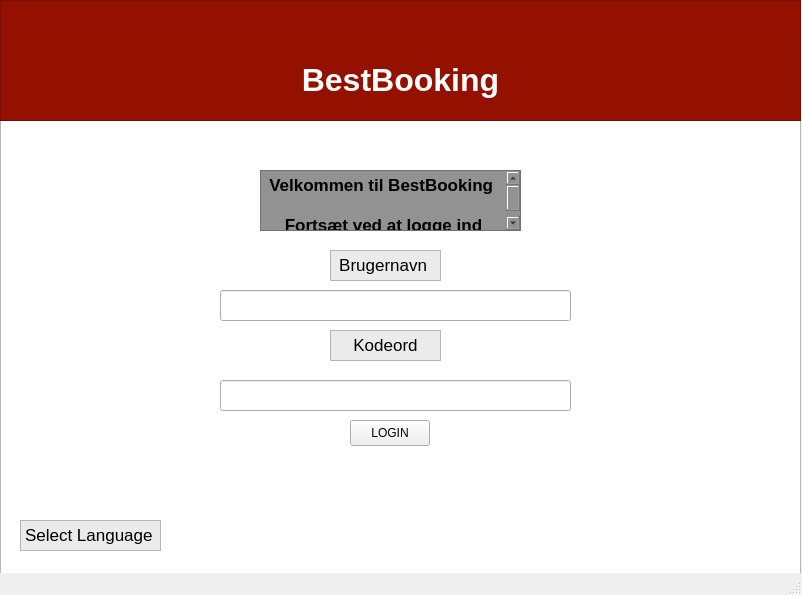
<?xml version="1.0" encoding="UTF-8"?>
<ui version="4.0">
 <class>Window2_2</class>
 <widget class="QMainWindow" name="Window2_2">
  <property name="geometry">
   <rect>
    <x>0</x>
    <y>0</y>
    <width>802</width>
    <height>595</height>
   </rect>
  </property>
  <property name="windowTitle">
   <string>MainWindow</string>
  </property>
  <widget class="QWidget" name="centralwidget">
   <widget class="QTextEdit" name="Window2">
    <property name="geometry">
     <rect>
      <x>0</x>
      <y>0</y>
      <width>801</width>
      <height>591</height>
     </rect>
    </property>
   </widget>
   <widget class="QTextEdit" name="textEdit_2">
    <property name="geometry">
     <rect>
      <x>0</x>
      <y>0</y>
      <width>801</width>
      <height>121</height>
     </rect>
    </property>
    <property name="styleSheet">
     <string notr="true">background-color: rgb(148, 17, 0);</string>
    </property>
    <property name="html">
     <string>&lt;!DOCTYPE HTML PUBLIC &quot;-//W3C//DTD HTML 4.0//EN&quot; &quot;http://www.w3.org/TR/REC-html40/strict.dtd&quot;&gt;
&lt;html&gt;&lt;head&gt;&lt;meta name=&quot;qrichtext&quot; content=&quot;1&quot; /&gt;&lt;meta charset=&quot;utf-8&quot; /&gt;&lt;style type=&quot;text/css&quot;&gt;
p, li { white-space: pre-wrap; }
&lt;/style&gt;&lt;/head&gt;&lt;body style=&quot; font-family:'.AppleSystemUIFont'; font-size:13pt; font-weight:400; font-style:normal;&quot;&gt;
&lt;p align=&quot;center&quot; style=&quot;-qt-paragraph-type:empty; margin-top:0px; margin-bottom:0px; margin-left:0px; margin-right:0px; -qt-block-indent:0; text-indent:0px;&quot;&gt;&lt;br /&gt;&lt;/p&gt;
&lt;p align=&quot;center&quot; style=&quot;-qt-paragraph-type:empty; margin-top:0px; margin-bottom:0px; margin-left:0px; margin-right:0px; -qt-block-indent:0; text-indent:0px; font-size:24pt; font-weight:700; color:#ffffff;&quot;&gt;&lt;br /&gt;&lt;/p&gt;
&lt;p align=&quot;center&quot; style=&quot; margin-top:0px; margin-bottom:0px; margin-left:0px; margin-right:0px; -qt-block-indent:0; text-indent:0px;&quot;&gt;&lt;span style=&quot; font-size:24pt; font-weight:700; color:#ffffff;&quot;&gt;BestBooking&lt;/span&gt;&lt;/p&gt;&lt;/body&gt;&lt;/html&gt;</string>
    </property>
   </widget>
   <widget class="QPushButton" name="pushButton_2">
    <property name="geometry">
     <rect>
      <x>350</x>
      <y>420</y>
      <width>80</width>
      <height>26</height>
     </rect>
    </property>
    <property name="text">
     <string>LOGIN</string>
    </property>
   </widget>
   <widget class="QTextEdit" name="textEdit_4">
    <property name="geometry">
     <rect>
      <x>260</x>
      <y>170</y>
      <width>261</width>
      <height>61</height>
     </rect>
    </property>
    <property name="styleSheet">
     <string notr="true">background-color: rgb(146, 146, 146);</string>
    </property>
    <property name="html">
     <string>&lt;!DOCTYPE HTML PUBLIC &quot;-//W3C//DTD HTML 4.0//EN&quot; &quot;http://www.w3.org/TR/REC-html40/strict.dtd&quot;&gt;
&lt;html&gt;&lt;head&gt;&lt;meta name=&quot;qrichtext&quot; content=&quot;1&quot; /&gt;&lt;meta charset=&quot;utf-8&quot; /&gt;&lt;style type=&quot;text/css&quot;&gt;
p, li { white-space: pre-wrap; }
&lt;/style&gt;&lt;/head&gt;&lt;body style=&quot; font-family:'.AppleSystemUIFont'; font-size:13pt; font-weight:400; font-style:normal;&quot;&gt;
&lt;p align=&quot;center&quot; style=&quot; margin-top:0px; margin-bottom:0px; margin-left:0px; margin-right:0px; -qt-block-indent:0; text-indent:0px;&quot;&gt;&lt;span style=&quot; font-weight:700;&quot;&gt;Velkommen til BestBooking &lt;/span&gt;&lt;/p&gt;
&lt;p align=&quot;center&quot; style=&quot;-qt-paragraph-type:empty; margin-top:0px; margin-bottom:0px; margin-left:0px; margin-right:0px; -qt-block-indent:0; text-indent:0px; font-weight:700;&quot;&gt;&lt;br /&gt;&lt;/p&gt;
&lt;p align=&quot;center&quot; style=&quot; margin-top:0px; margin-bottom:0px; margin-left:0px; margin-right:0px; -qt-block-indent:0; text-indent:0px;&quot;&gt;&lt;span style=&quot; font-weight:700;&quot;&gt;Fortsæt ved at logge ind&lt;/span&gt;&lt;/p&gt;&lt;/body&gt;&lt;/html&gt;</string>
    </property>
   </widget>
   <widget class="QTextBrowser" name="textBrowser">
    <property name="geometry">
     <rect>
      <x>330</x>
      <y>250</y>
      <width>111</width>
      <height>31</height>
     </rect>
    </property>
    <property name="styleSheet">
     <string notr="true">background-color: rgb(235, 235, 235);</string>
    </property>
    <property name="html">
     <string>&lt;!DOCTYPE HTML PUBLIC &quot;-//W3C//DTD HTML 4.0//EN&quot; &quot;http://www.w3.org/TR/REC-html40/strict.dtd&quot;&gt;
&lt;html&gt;&lt;head&gt;&lt;meta name=&quot;qrichtext&quot; content=&quot;1&quot; /&gt;&lt;meta charset=&quot;utf-8&quot; /&gt;&lt;style type=&quot;text/css&quot;&gt;
p, li { white-space: pre-wrap; }
&lt;/style&gt;&lt;/head&gt;&lt;body style=&quot; font-family:'.AppleSystemUIFont'; font-size:13pt; font-weight:400; font-style:normal;&quot;&gt;
&lt;p align=&quot;center&quot; style=&quot; margin-top:0px; margin-bottom:0px; margin-left:0px; margin-right:0px; -qt-block-indent:0; text-indent:0px;&quot;&gt;Brugernavn &lt;/p&gt;&lt;/body&gt;&lt;/html&gt;</string>
    </property>
   </widget>
   <widget class="QTextBrowser" name="textBrowser_2">
    <property name="geometry">
     <rect>
      <x>330</x>
      <y>330</y>
      <width>111</width>
      <height>31</height>
     </rect>
    </property>
    <property name="styleSheet">
     <string notr="true">background-color: rgb(235, 235, 235);</string>
    </property>
    <property name="html">
     <string>&lt;!DOCTYPE HTML PUBLIC &quot;-//W3C//DTD HTML 4.0//EN&quot; &quot;http://www.w3.org/TR/REC-html40/strict.dtd&quot;&gt;
&lt;html&gt;&lt;head&gt;&lt;meta name=&quot;qrichtext&quot; content=&quot;1&quot; /&gt;&lt;meta charset=&quot;utf-8&quot; /&gt;&lt;style type=&quot;text/css&quot;&gt;
p, li { white-space: pre-wrap; }
&lt;/style&gt;&lt;/head&gt;&lt;body style=&quot; font-family:'.AppleSystemUIFont'; font-size:13pt; font-weight:400; font-style:normal;&quot;&gt;
&lt;p align=&quot;center&quot; style=&quot; margin-top:0px; margin-bottom:0px; margin-left:0px; margin-right:0px; -qt-block-indent:0; text-indent:0px;&quot;&gt;Kodeord&lt;/p&gt;&lt;/body&gt;&lt;/html&gt;</string>
    </property>
   </widget>
   <widget class="QLineEdit" name="lineEdit">
    <property name="geometry">
     <rect>
      <x>220</x>
      <y>290</y>
      <width>351</width>
      <height>31</height>
     </rect>
    </property>
   </widget>
   <widget class="QLineEdit" name="Passwordfield">
    <property name="geometry">
     <rect>
      <x>220</x>
      <y>380</y>
      <width>351</width>
      <height>31</height>
     </rect>
    </property>
   </widget>
   <widget class="QLabel" name="label">
    <property name="geometry">
     <rect>
      <x>180</x>
      <y>470</y>
      <width>491</width>
      <height>41</height>
     </rect>
    </property>
    <property name="text">
     <string/>
    </property>
   </widget>
   <widget class="QTextEdit" name="textEdit_5">
    <property name="geometry">
     <rect>
      <x>20</x>
      <y>520</y>
      <width>141</width>
      <height>31</height>
     </rect>
    </property>
    <property name="styleSheet">
     <string notr="true">background-color: rgb(235, 235, 235);</string>
    </property>
    <property name="html">
     <string>&lt;!DOCTYPE HTML PUBLIC &quot;-//W3C//DTD HTML 4.0//EN&quot; &quot;http://www.w3.org/TR/REC-html40/strict.dtd&quot;&gt;
&lt;html&gt;&lt;head&gt;&lt;meta name=&quot;qrichtext&quot; content=&quot;1&quot; /&gt;&lt;meta charset=&quot;utf-8&quot; /&gt;&lt;style type=&quot;text/css&quot;&gt;
p, li { white-space: pre-wrap; }
&lt;/style&gt;&lt;/head&gt;&lt;body style=&quot; font-family:'.AppleSystemUIFont'; font-size:13pt; font-weight:400; font-style:normal;&quot;&gt;
&lt;p style=&quot; margin-top:0px; margin-bottom:0px; margin-left:0px; margin-right:0px; -qt-block-indent:0; text-indent:0px;&quot;&gt;Select Language&lt;/p&gt;&lt;/body&gt;&lt;/html&gt;</string>
    </property>
   </widget>
  </widget>
  <widget class="QMenuBar" name="menubar">
   <property name="geometry">
    <rect>
     <x>0</x>
     <y>0</y>
     <width>802</width>
     <height>21</height>
    </rect>
   </property>
  </widget>
  <widget class="QStatusBar" name="statusbar"/>
 </widget>
 <resources/>
 <connections/>
</ui>
